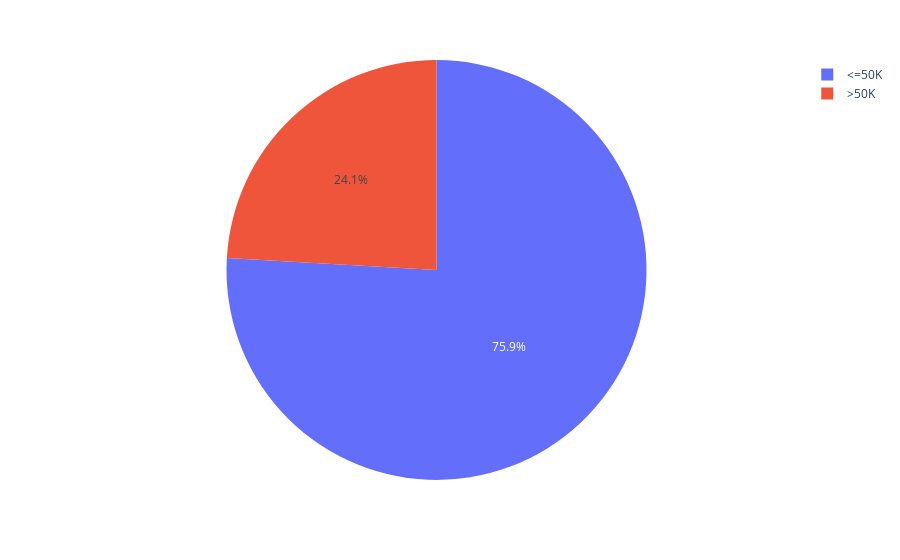

The notebook cell this image was saved under:
### Code cell
import plotly.express as px

px.pie(data, names="income")

### Figure 1 — Plotly figure (JSON) as saved in the notebook; plotly's stock layout.template omitted (floating-point values rounded to 4 significant figures; data arrays with more than 128 entries replaced by an {"elided": "..."} marker saying what was removed)
{"data": [{"domain": {"x": [0, 1], "y": [0, 1]}, "hovertemplate": "income=%{label}<extra></extra>", "labels": {"elided": "32561 str values"}, "legendgroup": "", "name": "", "showlegend": true, "type": "pie"}], "layout": {"legend": {"tracegroupgap": 0}, "margin": {"t": 60}}}
